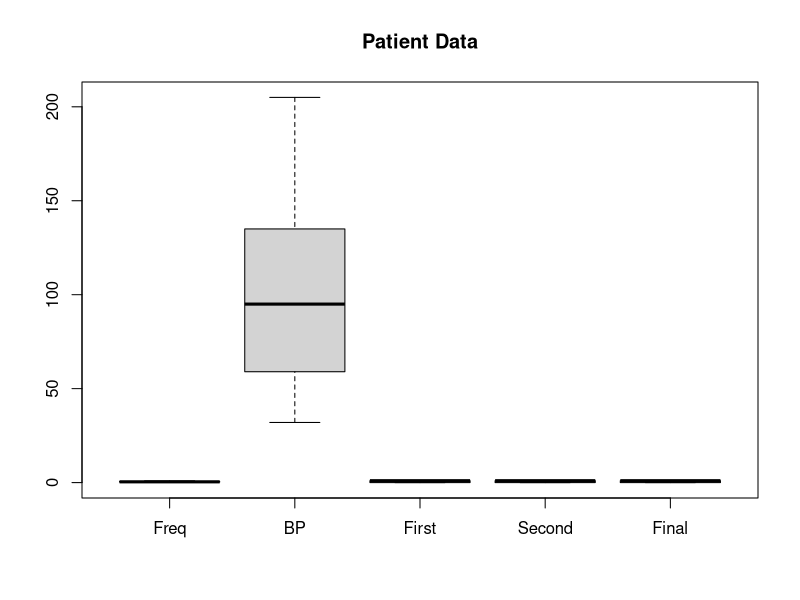
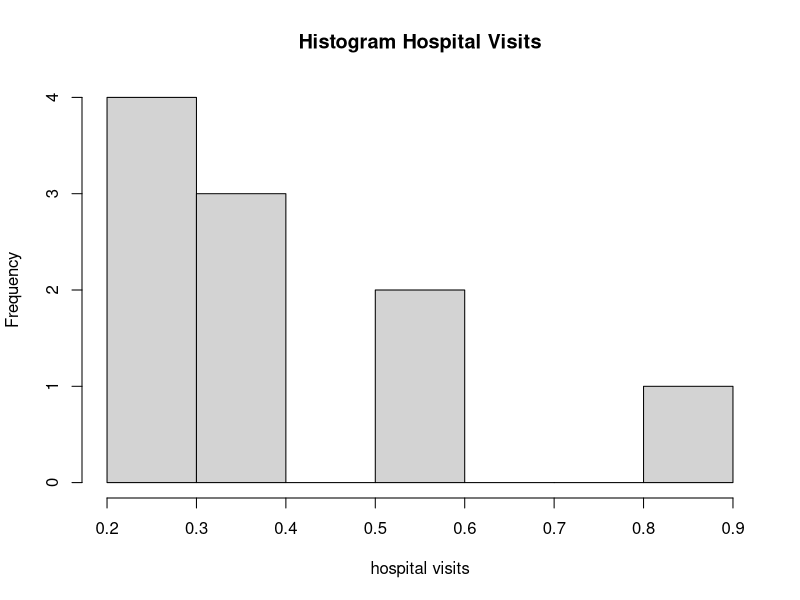
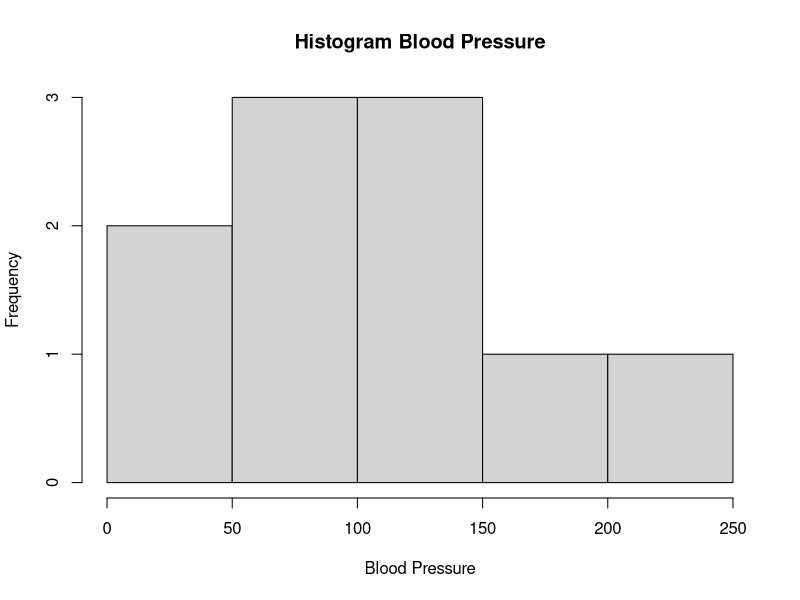
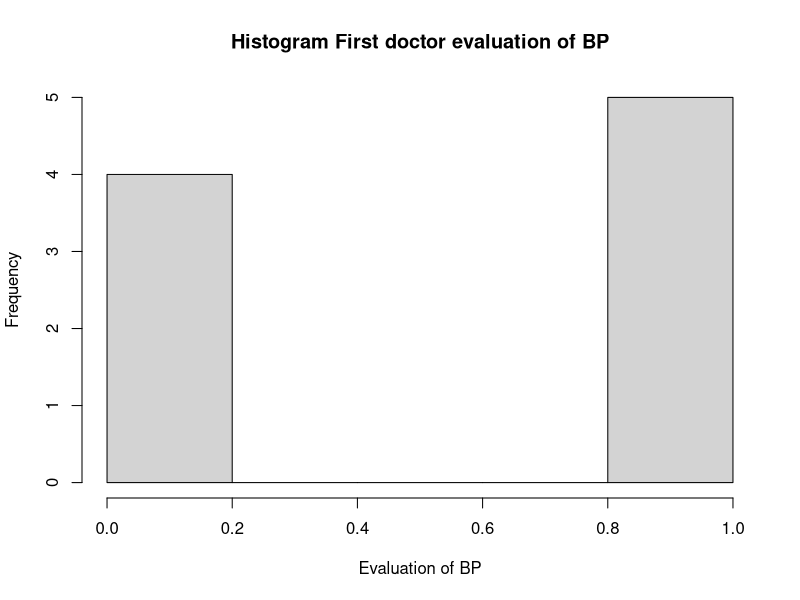
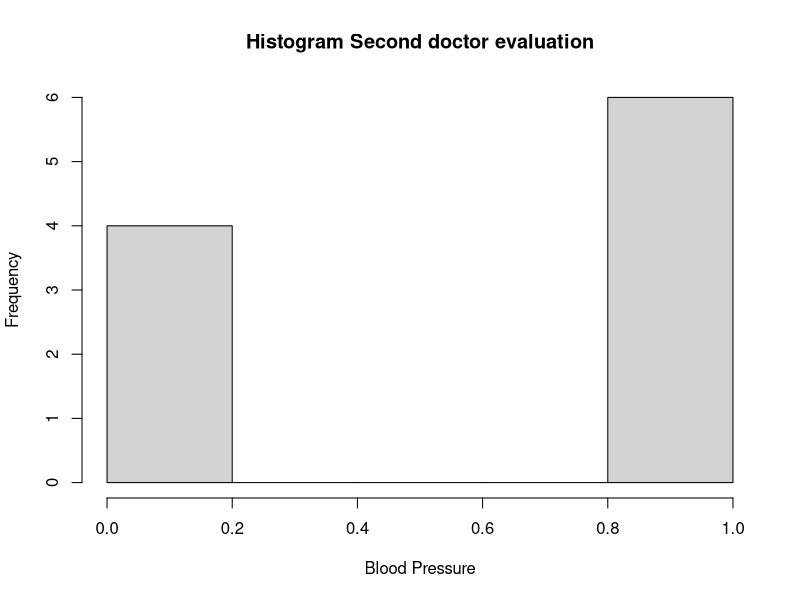
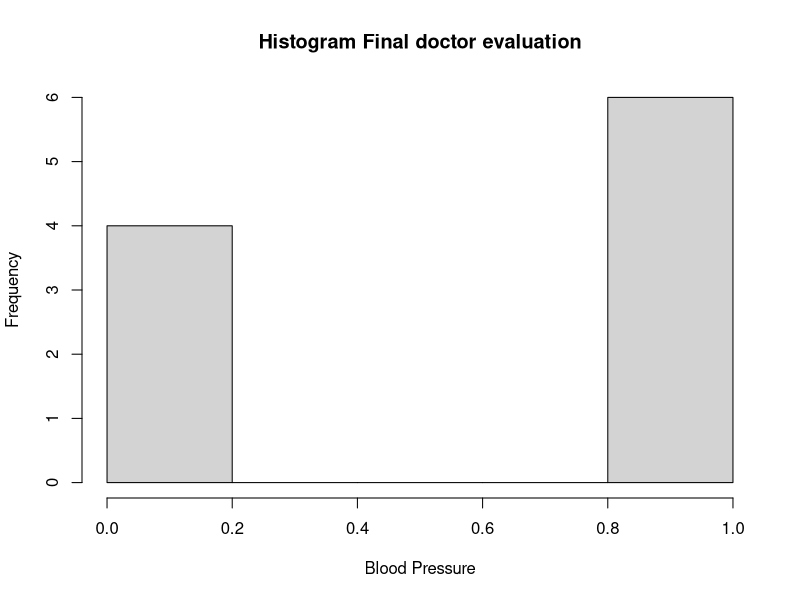

These charts were generated, in order, by the following R code:
# frequency of hospital visits by patients during 12 month period
Freq <- c(0.6,0.3,0.4,0.4,0.2,0.6,.3,0.4,0.9,0.2)

# blood pressure of each individual patient 
BP <- c(103,87,32,43,59,109,78,205,135,178)

# first doctor evaluation of BP, where 1=bad and 0=good
First <- c(1,1,1,1,0,0,0,0,NA,1)

# second and final evaluation of BP, where 0=low and 1=high
Second <- c(0,0,1,1,0,0,1,1,1,1)
Final <- c(0,1,0,1,0,1,0,1,1,1)

# contain everything under hospital data.frame. 
hospital.df <- data.frame(Freq,BP,First,Second,Final) 

# Lets make boxplot of data
boxplot(hospital.df, main= "Patient Data")

# Lets make histograms of dats
hist(hospital.df$Freq, main= "Histogram Hospital Visits", xlab= "hospital visits")
hist(hospital.df$BP, main= "Histogram Blood Pressure", xlab= "Blood Pressure")
hist(hospital.df$First, main= "Histogram First doctor evaluation of BP", xlab= "Evaluation of BP")
hist(hospital.df$Second, main= "Histogram Second doctor evaluation", xlab= "Blood Pressure")
hist(hospital.df$Final, main= "Histogram Final doctor evaluation", xlab= "Blood Pressure")

mean(Final)

